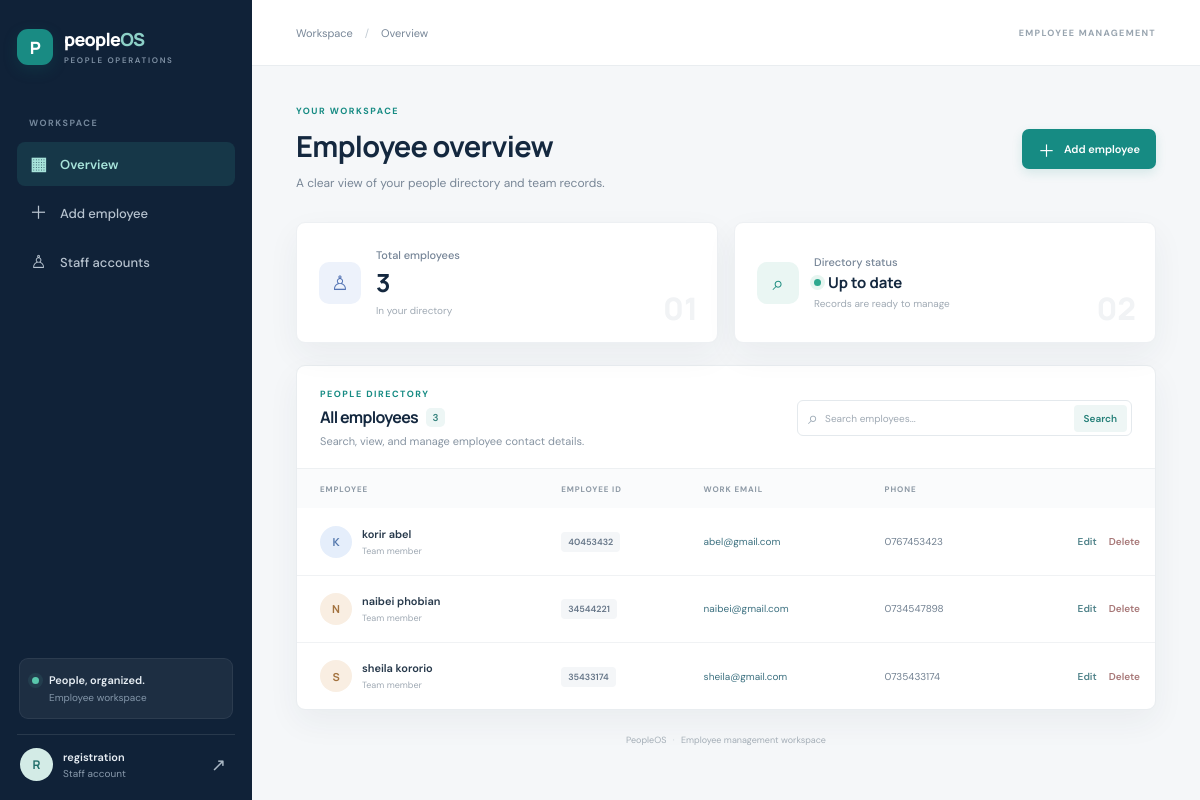
Page /show/ (signed in) on the committed database.
### myapp/models.py (models this page shows, shortened)
class Employee(models.Model):
    eid = models.CharField(max_length=20)
    ename = models.CharField(max_length=100)
    eemail = models.EmailField()
    econtact = models.CharField(max_length=15)

### myapp/views.py (the view, shortened to what this page needs)
# urls.py: path("show/", views.show, name="show"),
@login_required
def show(request):
    query = request.GET.get("q", "").strip()
    employees = Employee.objects.all()
    employees = employees.order_by("ename", "id")
    page_obj = Paginator(employees, 10).get_page(request.GET.get("page"))
    return render(
        request,
        "employee/show.html",
        {
            "employees": page_obj,
            "page_obj": page_obj,
            "search_query": query,
            "employee_count": Employee.objects.count(),
            "result_count": page_obj.paginator.count,
        },
    )

### templates/employee/show.html (shortened to what this page needs)
{% extends "base.html" %}
{% block breadcrumb %}Overview{% endblock %}
{% block content %}
<section class="page-heading overview-heading">
    <div><p class="eyebrow">YOUR WORKSPACE</p><h1>Employee overview</h1><p class="page-lead">A clear view of your people directory and team records.</p></div>
    <a class="button button-primary" href="{% url 'createEmp' %}"><span class="button-plus" aria-hidden="true">＋</span> Add employee</a>
</section>
<section class="stats-grid" aria-label="Employee statistics">
    <article class="stat-card">
        <div class="stat-icon stat-icon-blue">♙</div><div class="stat-copy"><span>Total employees</span><strong>{{ employee_count }}</strong><small>In your directory</small></div>
        <span class="stat-decoration">01</span>
    </article>
    <article class="stat-card">
        <div class="stat-icon stat-icon-teal">⌕</div><div class="stat-copy"><span>Directory status</span><strong class="status-value"><i></i> Up to date</strong><small>Records are ready to manage</small></div>
        <span class="stat-decoration">02</span>
    </article>
</section>
<section class="directory-panel">
    <div class="directory-header">
        <div><p class="eyebrow">PEOPLE DIRECTORY</p><h2>All employees <span class="count-pill">{{ result_count }}</span></h2><p class="panel-subtitle">Search, view, and manage employee contact details.</p></div>
        <form method="get" action="{% url 'show' %}" class="search-form" role="search">
            <span class="search-icon" aria-hidden="true">⌕</span>
            <input id="employee-search" type="search" name="q" value="{{ search_query }}" placeholder="Search employees..." autocomplete="off">
            <button type="submit" class="search-submit">Search</button>
        </form>
    </div>
    <div class="table-wrap">
        <table class="employee-table">
            <thead><tr><th>EMPLOYEE</th><th>EMPLOYEE ID</th><th>WORK EMAIL</th><th>PHONE</th><th><span class="sr-only">Actions</span></th></tr></thead>
            <tbody>
                {% for emp in employees %}
                <tr>
                    <td><div class="employee-person"><span class="employee-avatar avatar-tone-{{ forloop.counter0|divisibleby:4|yesno:'1,2' }}">{{ emp.ename|first|upper }}</span><div><strong>{{ emp.ename }}</strong><small>Team member</small></div></div></td>
                    <td><span class="employee-id">{{ emp.eid }}</span></td>
                    <td><a class="table-email" href="mailto:{{ emp.eemail }}">{{ emp.eemail }}</a></td>
                    <td class="phone-cell">{{ emp.econtact }}</td>
                    <td><div class="row-actions"><a class="action-link" href="{% url 'edit' emp.id %}">Edit</a><form method="post" action="{% url 'destroy' emp.id %}" onsubmit="return confirm('Delete {{ emp.ename|escapejs }} from the employee directory?');">{% csrf_token %}<button class="action-link action-delete" type="submit">Delete</button></form></div></td>
                </tr>
                {% endfor %}
            </tbody>
        </table>
    </div>
</section>
{% endblock %}

### templates/base.html (shortened to what this page needs)
{% load static %}
<!doctype html>
<html lang="en">
<head>
    <link rel="stylesheet" href="{% static 'myapp/css/style.css' %}">
</head>
<body class="app-shell">
    <aside class="sidebar">
        <a class="brand" href="{% url 'show' %}">
            <span class="brand-mark">P</span>
            <span>people<span class="brand-light">OS</span><small>PEOPLE OPERATIONS</small></span>
        </a>
        <div class="nav-caption">WORKSPACE</div>
        <nav class="side-nav" aria-label="Main navigation">
            <a class="nav-link {% if request.resolver_match.url_name == 'show' %}active{% endif %}" href="{% url 'show' %}">
                <span class="nav-icon">▦</span> Overview
            </a>
            <a class="nav-link {% if request.resolver_match.url_name == 'createEmp' %}active{% endif %}" href="{% url 'createEmp' %}">
                <span class="nav-icon">＋</span> Add employee
            </a>
            {% if user.is_superuser %}
                <a class="nav-link {% if request.resolver_match.url_name == 'register_staff' %}active{% endif %}" href="{% url 'register_staff' %}">
                    <span class="nav-icon">♙</span> Staff accounts
                </a>
            {% endif %}
        </nav>
        <div class="sidebar-bottom">
            <div class="help-card"><span class="help-dot"></span><div><strong>People, organized.</strong><small>Employee workspace</small></div></div>
            <div class="user-card">
                <span class="avatar">{{ user.username|first|upper }}</span>
                <div class="user-info"><strong>{{ user.get_username }}</strong><small>Staff account</small></div>
                <form method="post" action="{% url 'logout' %}">
                    <button class="icon-button logout-button" type="submit" aria-label="Sign out" title="Sign out">↗</button>
                </form>
            </div>
        </div>
    </aside>
    <main class="main-content">
        <header class="topbar">
            <div class="breadcrumb">Workspace <span>/</span> {% block breadcrumb %}Overview{% endblock %}</div>
            <div class="topbar-date">EMPLOYEE MANAGEMENT</div>
        </header>
        <div class="page-content">
            {% block content %}{% endblock %}
            <footer class="page-footer">PeopleOS <span>·</span> Employee management workspace</footer>
        </div>
    </main>
</body>
</html>

### rows in the picture
Employee: ename|first "K", ename "korir abel", eid "40453432", eemail "abel@gmail.com", econtact "0767453423"
Employee: ename|first "N", ename "naibei phobian", eid "34544221", eemail "naibei@gmail.com", econtact "0734547898"
Employee: ename|first "S", ename "sheila kororio", eid "35433174", eemail "sheila@gmail.com", econtact "0735433174"

### other values in the picture
{{ user.username|first|upper }} "R"
{{ user.get_username }} "registration"
{{ employee_count }} "3"
{{ result_count }} "3"
